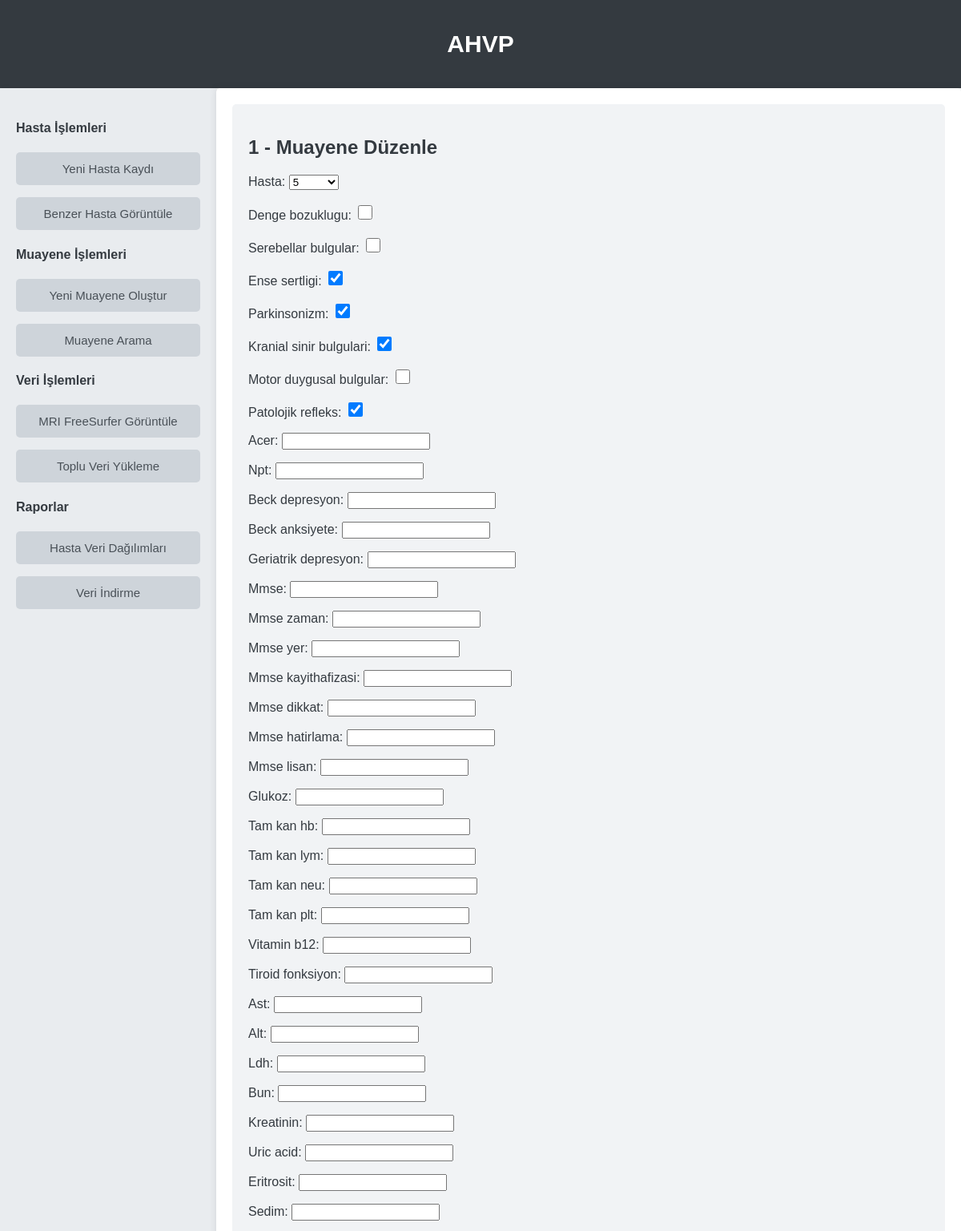
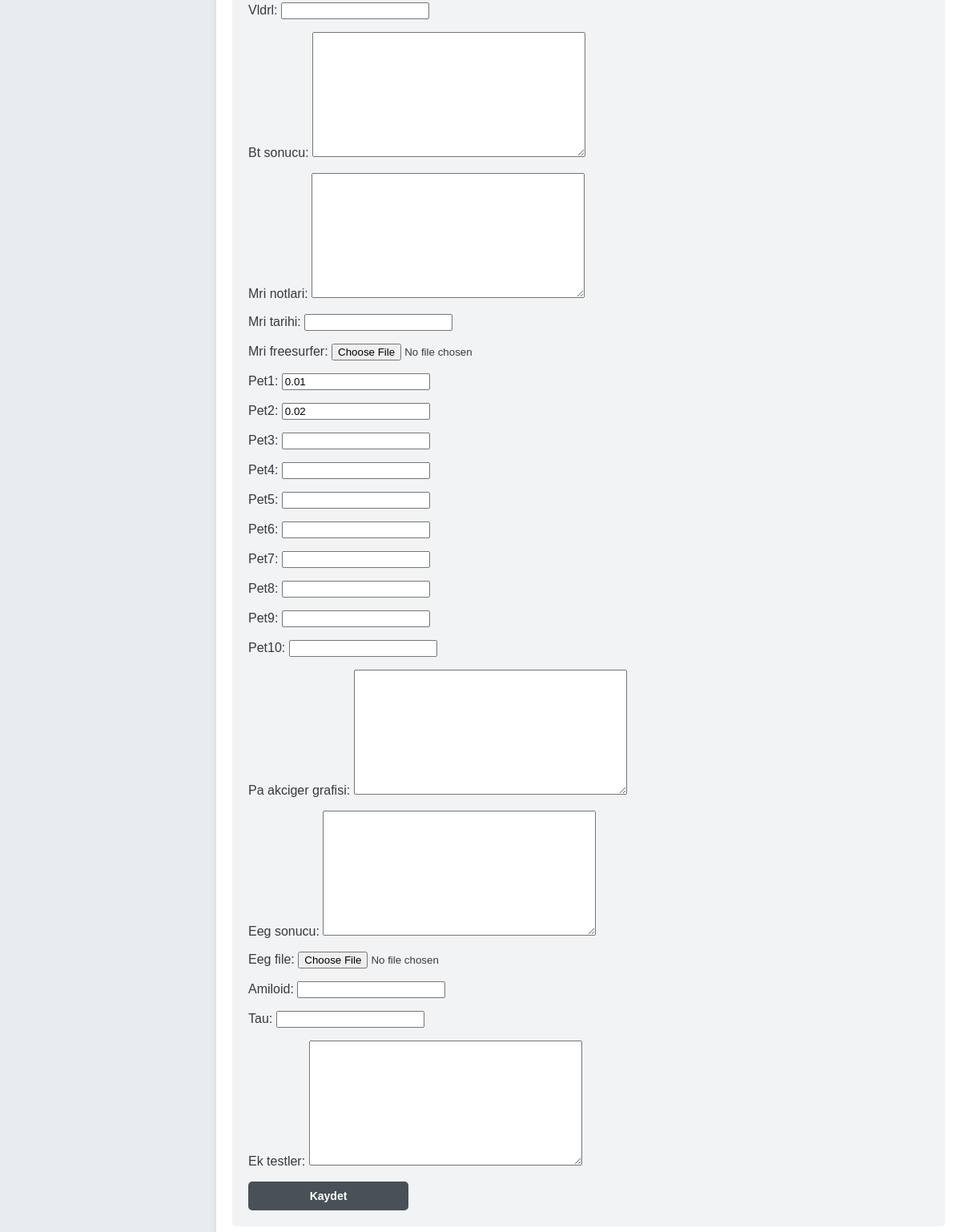
The page /muayene/edit/1/ on the database its author committed (2 pictures, top to bottom).
### AHVP_app/models.py (models this page shows, shortened)
class Muayene(models.Model):
    hasta = models.ForeignKey(Hasta, on_delete=models.CASCADE)  # The examination belongs to a patient
    sifrelenmis_tarih = models.CharField(max_length=255)  # Encrypted date
    denge_bozuklugu = models.BooleanField(default=False)
    serebellar_bulgular = models.BooleanField(default=False)
    ense_sertligi = models.BooleanField(default=False)
    parkinsonizm = models.BooleanField(default=False)
    kranial_sinir_bulgulari = models.BooleanField(default=False)
    motor_duygusal_bulgular = models.BooleanField(default=False)
    patolojik_refleks = models.BooleanField(default=False)
    acer = models.IntegerField(null=True, blank=True)
    npt = models.IntegerField(null=True, blank=True)
    beck_depresyon = models.IntegerField(null=True, blank=True)
    beck_anksiyete = models.IntegerField(null=True, blank=True)
    geriatrik_depresyon = models.IntegerField(null=True, blank=True)
    mmse_zaman = models.IntegerField(null=True, blank=True)
    mmse_yer = models.IntegerField(null=True, blank=True)
    mmse_kayithafizasi = models.IntegerField(null=True, blank=True)
    mmse_dikkat = models.IntegerField(null=True, blank=True)
    mmse_hatirlama = models.IntegerField(null=True, blank=True)
    mmse_lisan = models.IntegerField(null=True, blank=True)
    mmse = models.IntegerField(null=True, blank=True)
    glukoz = models.DecimalField(max_digits=5, decimal_places=2, null=True, blank=True)
    tam_kan_hb = models.DecimalField(max_digits=5, decimal_places=2, null=True, blank=True)
    tam_kan_lym = models.DecimalField(max_digits=5, decimal_places=2, null=True, blank=True)
    tam_kan_neu = models.DecimalField(max_digits=5, decimal_places=2, null=True, blank=True)
    tam_kan_plt = models.DecimalField(max_digits=5, decimal_places=2, null=True, blank=True)
    vitamin_b12 = models.DecimalField(max_digits=5, decimal_places=2, null=True, blank=True)
    tiroid_fonksiyon = models.DecimalField(max_digits=5, decimal_places=2, null=True, blank=True)
    ast = models.DecimalField(max_digits=5, decimal_places=2, null=True, blank=True)
    alt = models.DecimalField(max_digits=5, decimal_places=2, null=True, blank=True)
    ldh = models.DecimalField(max_digits=5, decimal_places=2, null=True, blank=True)
    bun = models.DecimalField(max_digits=5, decimal_places=2, null=True, blank=True)
    kreatinin = models.DecimalField(max_digits=5, decimal_places=2, null=True, blank=True)
    uric_acid = models.DecimalField(max_digits=5, decimal_places=2, null=True, blank=True)
    eritrosit = models.DecimalField(max_digits=5, decimal_places=2, null=True, blank=True)
    sedim = models.DecimalField(max_digits=5, decimal_places=2, null=True, blank=True)
    vldrl = models.CharField(max_length=100, null=True, blank=True)
    bt_sonucu = models.TextField(null=True, blank=True)
    mri_notlari = models.TextField(null=True, blank=True)
    mri_tarihi = models.DateField(null=True, blank=True)
    mri_freesurfer = models.FileField(upload_to='mri/', null=True, blank=True)
    pet1 = models.DecimalField(max_digits=5, decimal_places=2, null=True, blank=True)
    pet2 = models.DecimalField(max_digits=5, decimal_places=2, null=True, blank=True)
    pet3 = models.DecimalField(max_digits=5, decimal_places=2, null=True, blank=True)
    pet4 = models.DecimalField(max_digits=5, decimal_places=2, null=True, blank=True)
    pet5 = models.DecimalField(max_digits=5, decimal_places=2, null=True, blank=True)
    pet6 = models.DecimalField(max_digits=5, decimal_places=2, null=True, blank=True)
    pet7 = models.DecimalField(max_digits=5, decimal_places=2, null=True, blank=True)
    pet8 = models.DecimalField(max_digits=5, decimal_places=2, null=True, blank=True)
    pet9 = models.DecimalField(max_digits=5, decimal_places=2, null=True, blank=True)
    pet10 = models.DecimalField(max_digits=5, decimal_places=2, null=True, blank=True)
    pa_akciger_grafisi = models.TextField(null=True, blank=True)
    eeg_sonucu = models.TextField(null=True, blank=True)
    eeg_file = models.FileField(upload_to='mri/', null=True, blank=True)
    amiloid = models.DecimalField(max_digits=5, decimal_places=2, null=True, blank=True)
    tau = models.DecimalField(max_digits=5, decimal_places=2, null=True, blank=True)
    ek_testler = models.TextField(null=True, blank=True)

class Hasta(models.Model):
    hasta_id = models.AutoField(primary_key=True)
    isim = models.CharField(max_length=100)
    soyisim = models.CharField(max_length=100)
    cinsiyet = models.CharField(max_length=10, choices=CINSIYET_CHOICES)
    yas = models.IntegerField()
    sehir = models.CharField(max_length=100, choices=SEHIR_CHOICES)
    medeni_durum = models.CharField(max_length=100, choices=MEDENI_DURUM_CHOICES)
    egitim_durumu = models.CharField(max_length=100, choices=EGITIM_DURUM_CHOICES)
    meslek = models.CharField(max_length=100)
    def __str__(self):
        return f"{self.hasta_id}"

### AHVP_app/views.py (the view)
# urls.py: path('muayene/edit/<int:id>/', views.edit_examination_view, name='edit_examination_view'),
def edit_examination_view(request, id):
    muayene = get_object_or_404(Muayene, id=id)
    if request.method == 'POST':
        form = MuayeneForm(request.POST, request.FILES, instance=muayene)
        if form.is_valid():
            form.save()
            messages.success(request, 'Muayene başarıyla kaydedildi.')  # Success message
            return redirect('search_examination_view')
    else:
        form = MuayeneForm(instance=muayene)
    return render(request, 'edit_examination.html', {'form': form, 'muayene': muayene})

### AHVP_app/forms.py
class MuayeneForm(forms.ModelForm):
    class Meta:
        model = Muayene
        fields = [
            'hasta',  # Dropdown for selecting the patient
            'denge_bozuklugu', 'serebellar_bulgular', 'ense_sertligi', 'parkinsonizm',
            'kranial_sinir_bulgulari', 'motor_duygusal_bulgular', 'patolojik_refleks',
            'acer', 'npt', 'beck_depresyon', 'beck_anksiyete', 'geriatrik_depresyon', 'mmse', 'mmse_zaman', 'mmse_yer', 'mmse_kayithafizasi', 'mmse_dikkat', 'mmse_hatirlama', 'mmse_lisan',
            'glukoz', 'tam_kan_hb', 'tam_kan_lym', 'tam_kan_neu', 'tam_kan_plt',
            'vitamin_b12', 'tiroid_fonksiyon', 'ast', 'alt', 'ldh', 'bun', 'kreatinin', 'uric_acid', 'eritrosit', 'sedim', 'vldrl',
            'bt_sonucu', 'mri_notlari', 'mri_tarihi', 'mri_freesurfer',
            'pet1', 'pet2', 'pet3', 'pet4', 'pet5', 'pet6', 'pet7', 'pet8', 'pet9', 'pet10',
            'pa_akciger_grafisi', 'eeg_sonucu', 'eeg_file', 'amiloid','tau','ek_testler'
        ]

### AHVP_app/templates/edit_examination.html (shortened to what this page needs)
{% extends 'base.html' %}
{% block content %}
    <div class="dashboard-content">
        <h2>{{ muayene.id }} - Muayene Düzenle</h2>
        <form method="POST" action="{% url 'edit_examination_view' muayene.id %}" enctype="multipart/form-data">
            {{ form.as_p }}
            <button type="submit" class="btn-submit">Kaydet</button>
        </form>
    </div>
{% endblock %}

### AHVP_app/static/css/style.css (style rules this page uses)
body, html { margin: 0; padding: 0; font-family: 'Arial', sans-serif; background-color: #f8f9fa; color: #343a40; }
.btn-submit { padding: 10px 20px; font-weight: bold; font-size: 14px; color: #fff; background-color: #495057; border: none; border-radius: 5px; cursor: pointer; width: 100%; max-width: 200px; text-align: center; transition: background-color 0.3s ease; }
.dashboard-content { padding: 20px; border-radius: 5px; background-color: #f1f3f5; }
input[type="checkbox"] { width: 18px; height: 18px; cursor: pointer; accent-color: #007bff; }

### rows shown on the page
Muayene: id "1", ense_sertligi "☑", parkinsonizm "☑", kranial_sinir_bulgulari "☑", patolojik_refleks "☑", pet1 "0.01", pet2 "0.02"
Hasta: hasta "5"

### other values the page prints
{{ label }} "Yeni Hasta Kaydı Benzer Hasta Görüntüle Yeni Muayene Oluştur Muayene Arama MRI FreeSurfer Görüntüle Toplu Veri Yükleme Hasta Veri Dağılımları Veri İndirme"
